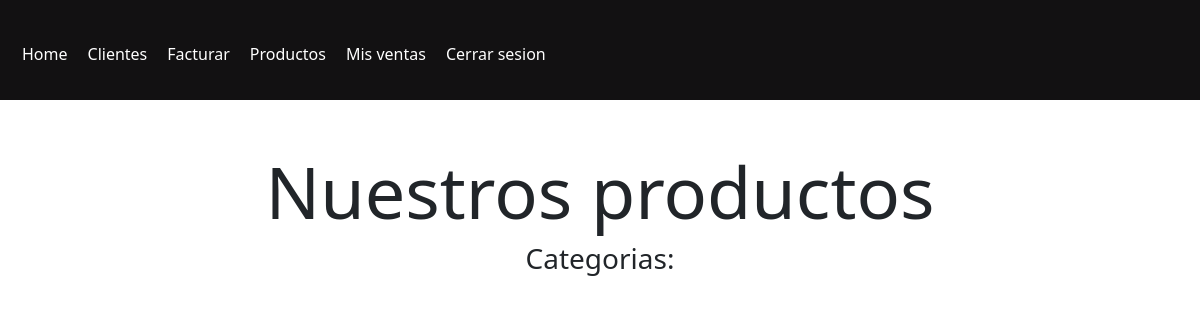
The app's page /venta/Anahion/categories/ (signed in), older data.
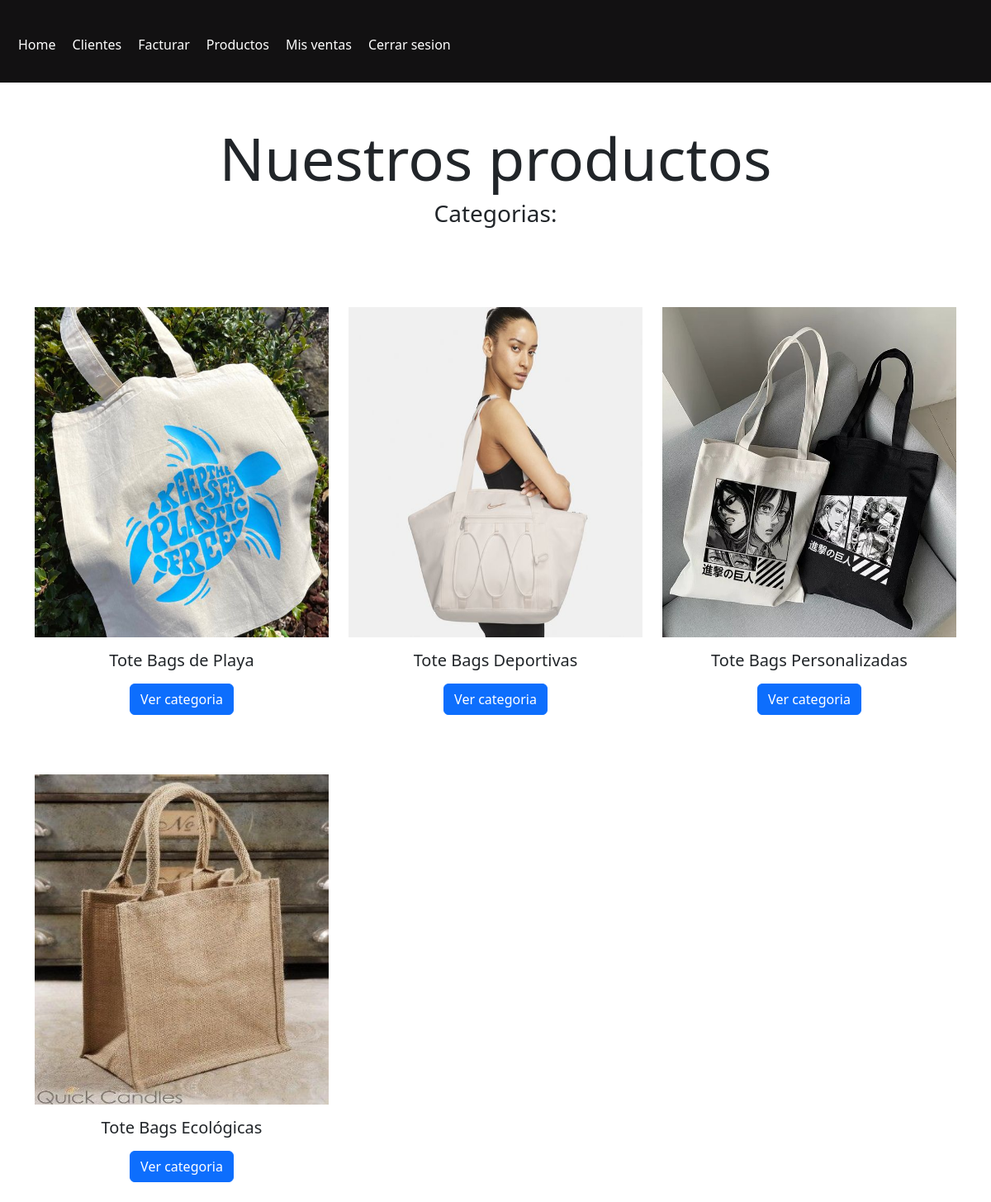
The same page, newer data.
### venta/models.py (models this page shows, shortened)
class Category(models.Model):
    name=models.CharField(max_length=50)
    img_categories=models.ImageField(upload_to="categorias/", default="imagen.png")
    class Meta:
        db_table="category"
        verbose_name="category"
        verbose_name_plural="categories"

### venta/views.py (the view)
# urls.py: path('Anahion/categories/',categories,name="categories"),
@login_required
def categories(request):
    categories=Category.objects.all()
    return render(request,'productos/categorias.html',{'categories':categories})

### venta/templates/productos/categorias.html
{% extends 'base.html'%}
{% block header %}
{% include 'header.html' %}
{% endblock %}
{% block content %}
{% load static %}
<div class="container mt-5" >
   <div class="text-center my-5">
     <h2 class="display-2">Nuestros productos</h2>
     <h3>Categorias:</h3>
   </div>
    <div class="row">
    {% for category in categories %}
        <div class="col-md-4 mb-4 my-5">
            <img src={{ category.img_categories.url }} class="card-img-top" alt="categories" width="400px" height="400px">
            <div class="card-body text-center mt-3">
                <h5 class="card-title ">{{ category.name }}</h5>
                <a href="{% url 'ver_categoria' category.id %}" class="btn btn-primary mt-3">Ver categoria</a>
            </div>
        </div>
    {% endfor %}
    </div>
</div>
{% endblock %}

Row changes from the older to the newer data that the page shows:
added Category: img_categories (picture), name "Tote Bags de Playa"
added Category: img_categories (picture), name "Tote Bags Deportivas"
added Category: img_categories (picture), name "Tote Bags Personalizadas"
added Category: img_categories (picture), name "Tote Bags Ecológicas"
